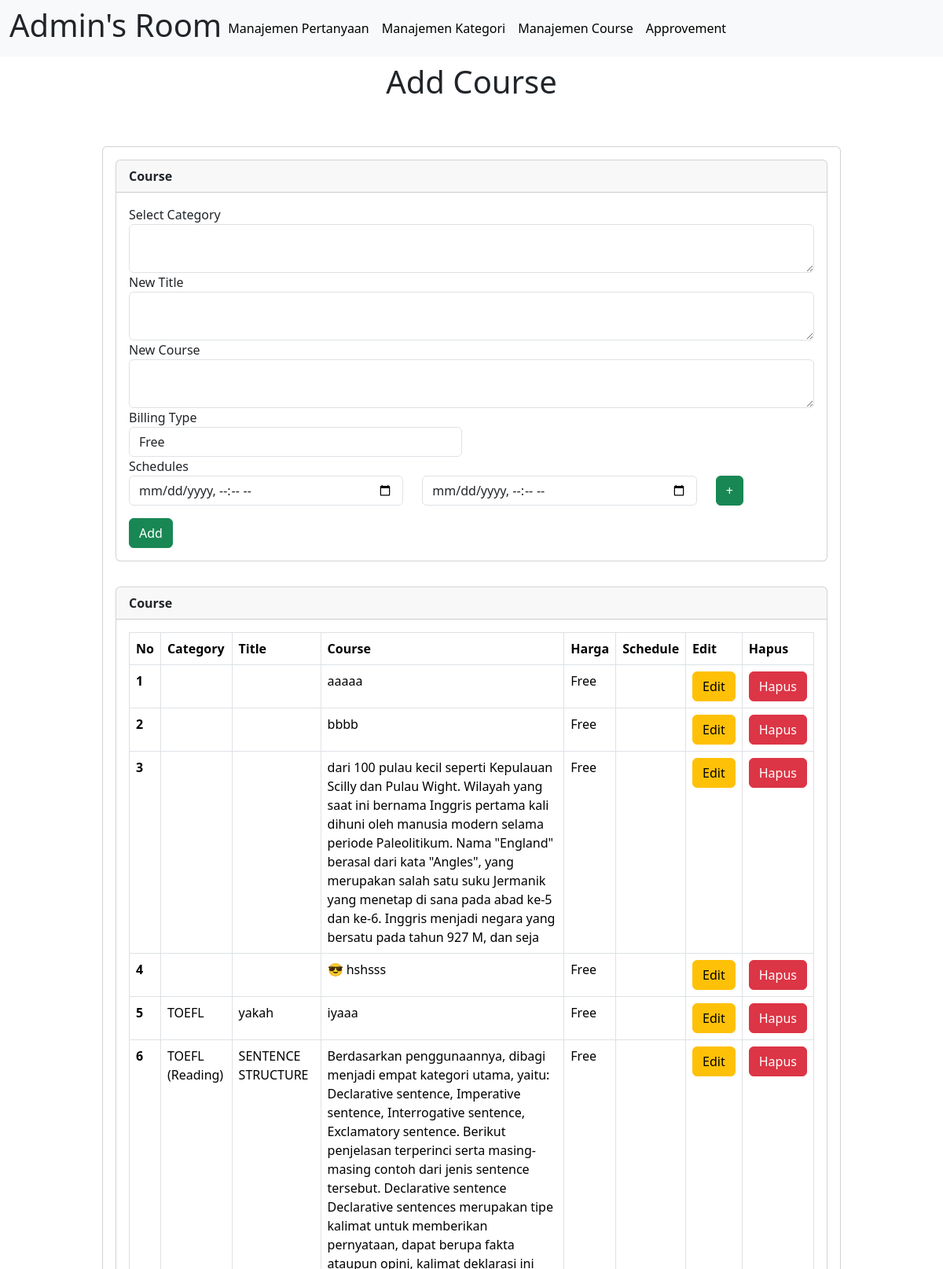
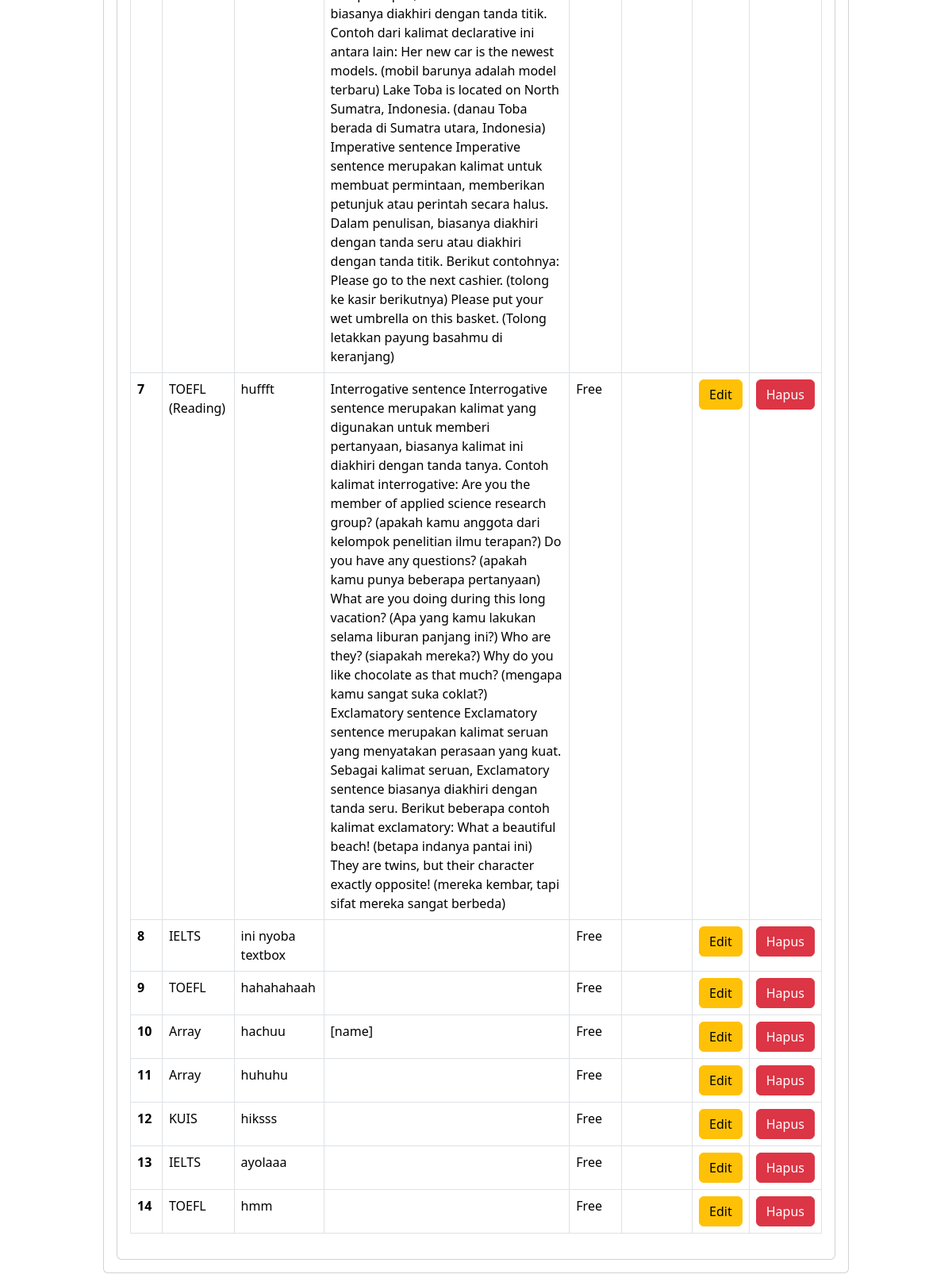
The page /admin/add_materi.php (signed in) on the database as committed earlier (2 pictures, top to bottom).
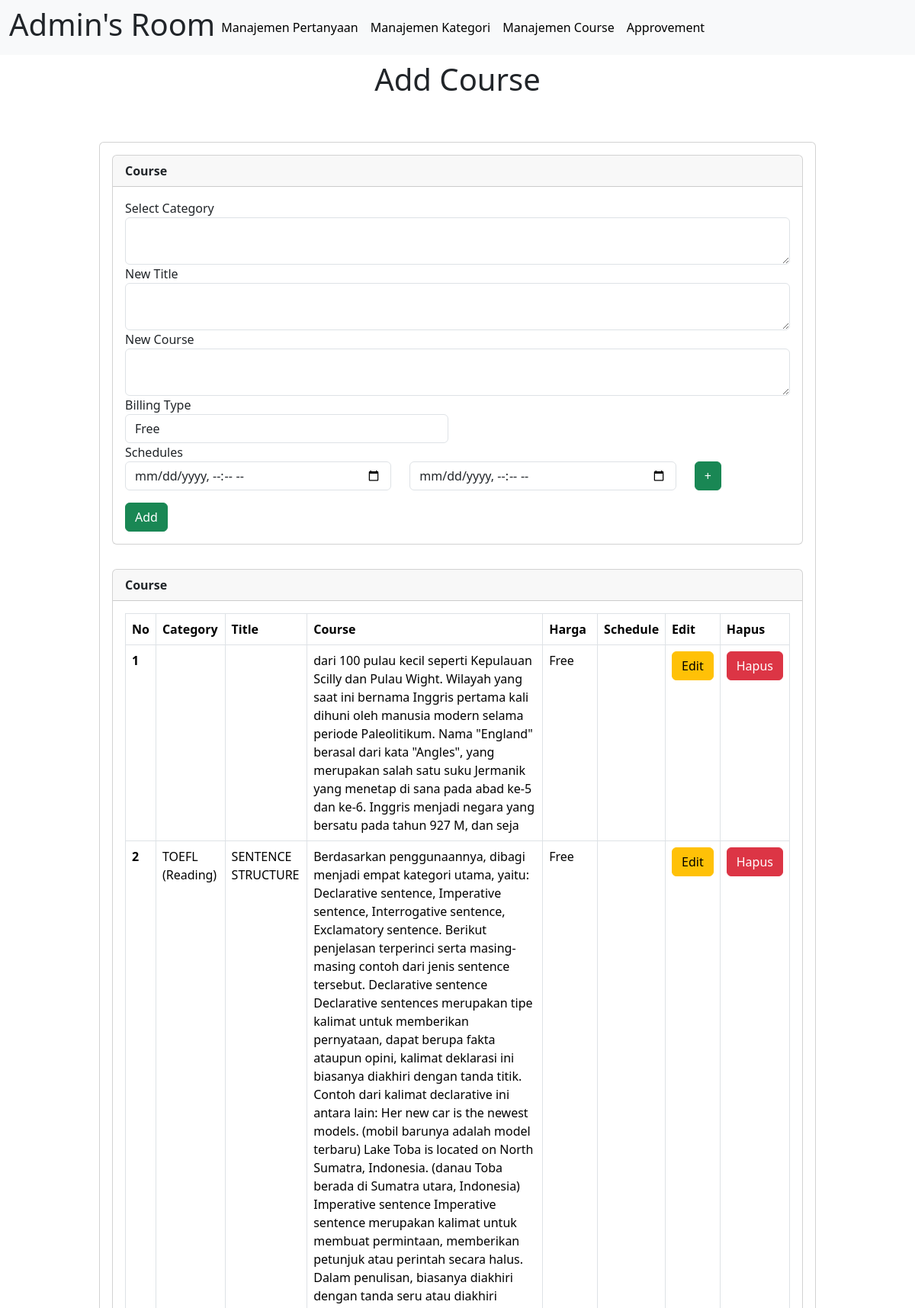
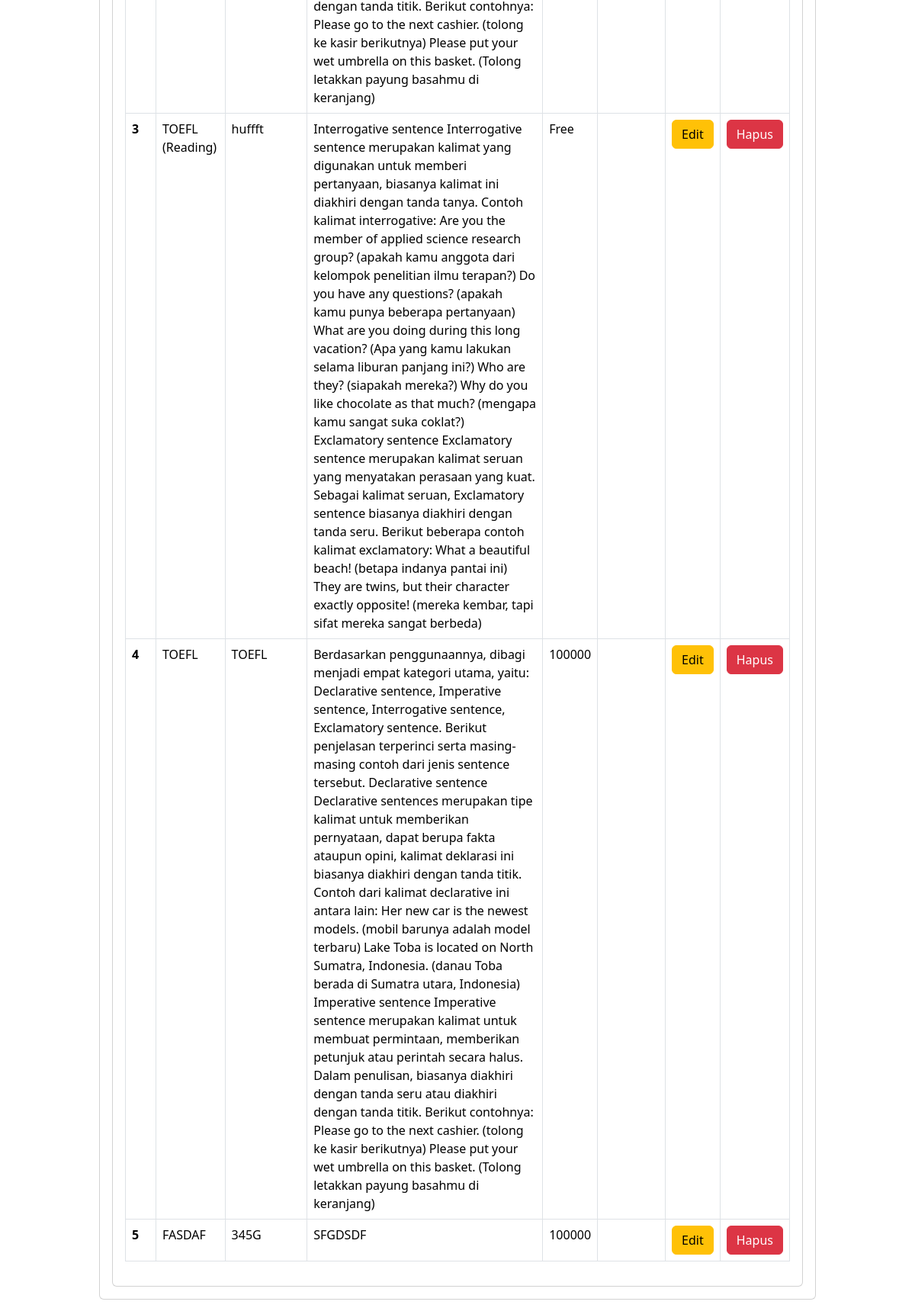
The same page on the database as committed later (2 pictures, top to bottom).
### tables this page shows
CREATE TABLE `materi` (
  `id` int(11) NOT NULL,
  `materi_course` text NOT NULL,
  `judul` varchar(100) NOT NULL,
  `category` varchar(100) NOT NULL,
  `billing_type` enum('free','pay') DEFAULT NULL,
  `price` varchar(255) DEFAULT NULL,
  `post_schedule` datetime DEFAULT NULL,
  `finish_schedule` datetime DEFAULT NULL
);

### admin/add_materi.php (the view, shortened to what this page needs)
<?php
include "header.php";
include "../konek.php";
?>
<div class="breadcrumbs" style="text-align:center">
    <div class="col-sm-12">
        <div class="page-header float-left">
            <div class="container my-2">
                <h1>Add Course</h1>
            </div>
        </div>
    </div>
</div>
<div class="container my-5">
    <div class="animated fadeIn">
        <div class="row">
            <div class="col-lg-12" style="padding: 10px 100px 10px 100px;">
                <div class="card">
                    <form name="form1" action="" method="post">
                        <div class="card-body">
                            <div class="col-lg-12">
                                <div class="card">
                                    <div class="card-header"><strong>Course</strong></div>
                                    <div class="card-body card-block">
                                        <div class="form-group">
                                            <label for="company" class="form-control-label">Select Category</label>
                                            <textarea type="text" name="category" placeholder="" class="form-control"></textarea>
                                        </div>
                                        <div class="form-group">
                                            <label for="company" class="form-control-label">New Title</label>
                                            <textarea type="text" name="judul" placeholder="" class="form-control"></textarea>
                                        </div>
                                        <div class="form-group">
                                            <label for="company" class="form-control-label">New Course</label>
                                            <textarea type="text" name="materi_course" placeholder="" class="form-control"></textarea>
                                        </div>
                                        <div class="row">
                                            <div class="col-md-6">
                                                <div class="form-group">
                                                    <label for="billing_type" class="form-control-label">Billing Type</label>
                                                    <select name="billing_type" id="billing_type" class="form-control">
                                                        <option value="free">Free</option>
                                                    </select>
                                                </div>
                                            </div>
                                            <div class="col-md-6">
                                            </div>
                                        </div>
                                        <div class="form-group">
                                            <label for="schedules" class="form-control-label">Schedules</label>
                                            <div id="schedule-fields">
                                                <div class="row schedule-row">
                                                    <div class="col-md-5">
                                                        <input type="datetime-local" name="start[]" class="form-control" placeholder="Start Schedule">
                                                    </div>
                                                    <div class="col-md-5">
                                                        <input type="datetime-local" name="end[]" class="form-control" placeholder="End Schedule">
                                                    </div>
                                                    <div class="col-md-2">
                                                        <button type="button" class="btn btn-success add-schedule">+</button>
                                                    </div>
                                                </div>
                                            </div>
                                        </div>
                                        <div class="form-group mt-3">
                                            <input type="submit" name="submit1" value="Add" class="btn btn-success"></input>
                                        </div>
                                    </div>
                                </div>
                            </div>
                        </div>
                        <div class="p-3">
                            <div class="col-lg-12">
                                <div class="card">
                                    <div class="card-header">
                                        <strong class="card-title">Course</strong>
                                    </div>
                                    <div class="card-body">
                                        <table class="table table-bordered">
                                            <thead>
                                                <tr>
                                                    <th scope="col">No</th>
                                                    <th scope="col">Category</th>
                                                    <th scope="col">Title</th>
                                                    <th scope="col">Course</th>
                                                    <th scope="col">Harga</th>
                                                    <th scope="col">Schedule</th>
                                                    <th scope="col">Edit</th>
                                                    <th scope="col">Hapus</th>
                                                </tr>
                                            </thead>
                                            <tbody>
                                                <?php
                                                $count = 0;
                                                $res = mysqli_query($link, "SELECT * FROM materi");
                                                while ($row = mysqli_fetch_array($res)) {
                                                    $count = $count + 1;
                                                    $schedule_str = '';
                                                ?>
                                                    <tr>
                                                        <th scope="row"><?php echo $count; ?></th>
                                                        <td><?php echo $row["category"]; ?></td>
                                                        <td><?php echo $row["judul"]; ?></td>
                                                        <td><?php echo $row["materi_course"]; ?></td>
                                                        <td>
                                                            <?php if ($row['billing_type'] == 'pay') {
                                                                echo $row['price'];
                                                            } else {
                                                                echo 'Free';
                                                            } ?>
                                                        </td>
                                                        <td><?php echo $schedule_str; ?></td>
                                                        <td><a class="btn btn-warning" href="edit_materi.php?id=<?php echo $row["id"]; ?>"> Edit </a></td>
                                                        <td><a class="btn btn-danger" href="delete_materi.php?id=<?php echo $row["id"]; ?>"> Hapus </a></td>
                                                    </tr>
                                                <?php
                                                }
                                                ?>
                                            </tbody>
                                        </table>
                                    </div>
                                </div>
                            </div>
                        </div>
                    </form>
                </div>
            </div>
        </div>
    </div>
</div>
<?php
include "footer.php";
?>

### admin/header.php (shortened to what this page needs)
<!doctype html>
<html lang="en">
<head>
  <link href="https://cdn.jsdelivr.net/npm/bootstrap@5.3.3/dist/css/bootstrap.min.css" rel="stylesheet">
</head>
<body>
  <nav class="navbar navbar-expand-lg bg-body-tertiary">
    <div class="container-fluid">
      <!DOCTYPE html>
      <html>
      <head>
      </head>
      <body>
        <div class="dropdown">
          <h1> <span><?php echo $_SESSION['admin_name'] ?></span>'s Room</h1>
        </div>
      </body>
      </html>
      <div class="collapse navbar-collapse" id="navbarNavDropdown">
        <ul class="navbar-nav">
          <li class="nav-item">
            <a class="nav-link active" aria-current="page" href="add_edit_exam_question.php"> Manajemen Pertanyaan </a>
          </li>
          <li class="nav-item">
            <a class="nav-link active" href="exam_category.php"> Manajemen Kategori </a>
          </li>
          <li class="nav-item">
            <a class="nav-link active" href="add_materi.php"> Manajemen Course </a>
          </li>
          <li class="nav-item">
            <a class="nav-link active" href="approvement.php">Approvement</a>
          </li>
        </ul>
      </div>
    </div>
  </nav>
</body>
</html>

### admin/footer.php (shortened to what this page needs)
</body>
</html>

### admin/header.php (style rules this page uses)
.dropdown { position: relative; display: inline-block; }

Rows that differ between the two databases and show on the page:
removed materi: materi_course "aaaaa", shows "Free"
removed materi: materi_course "bbbb", shows "Free"
removed materi: materi_course "😎 hshsss", shows "Free"
removed materi: category "TOEFL", judul "yakah", materi_course "iyaaa", shows "Free"
removed materi: category "IELTS", judul "ini nyoba textbox", shows "Free"
removed materi: category "TOEFL", judul "hahahahaah", shows "Free"
removed materi: category "Array", judul "hachuu", materi_course "[name]", shows "Free"
removed materi: category "Array", judul "huhuhu", shows "Free"
removed materi: category "KUIS", judul "hiksss", shows "Free"
removed materi: category "IELTS", judul "ayolaaa", shows "Free"
removed materi: category "TOEFL", judul "hmm", shows "Free"
added materi: category "TOEFL", judul "TOEFL", materi_course "Berdasarkan penggunaannya, dibagi menjadi empat kategori utama, yaitu: Declarative sentence, Imperative sentence, Interrogative sentence, Exclamatory sentence. Berikut penjelasan terperinci serta masing-masing contoh dari jenis sentence tersebut. Declarative sentence Declarative sentences merupakan tipe kalimat untuk memberikan pernyataan, dapat berupa fakta ataupun opini, kalimat deklarasi ini biasanya diakhiri dengan tanda titik. Contoh dari kalimat declarative ini antara lain: Her new car is the newest models. (mobil barunya adalah model terbaru) Lake Toba is located on North Sumatra, Indonesia. (danau Toba berada di Sumatra utara, Indonesia) Imperative sentence Imperative sentence…", price "100000"
added materi: category "FASDAF", judul "345G", materi_course "SFGDSDF", price "100000"
